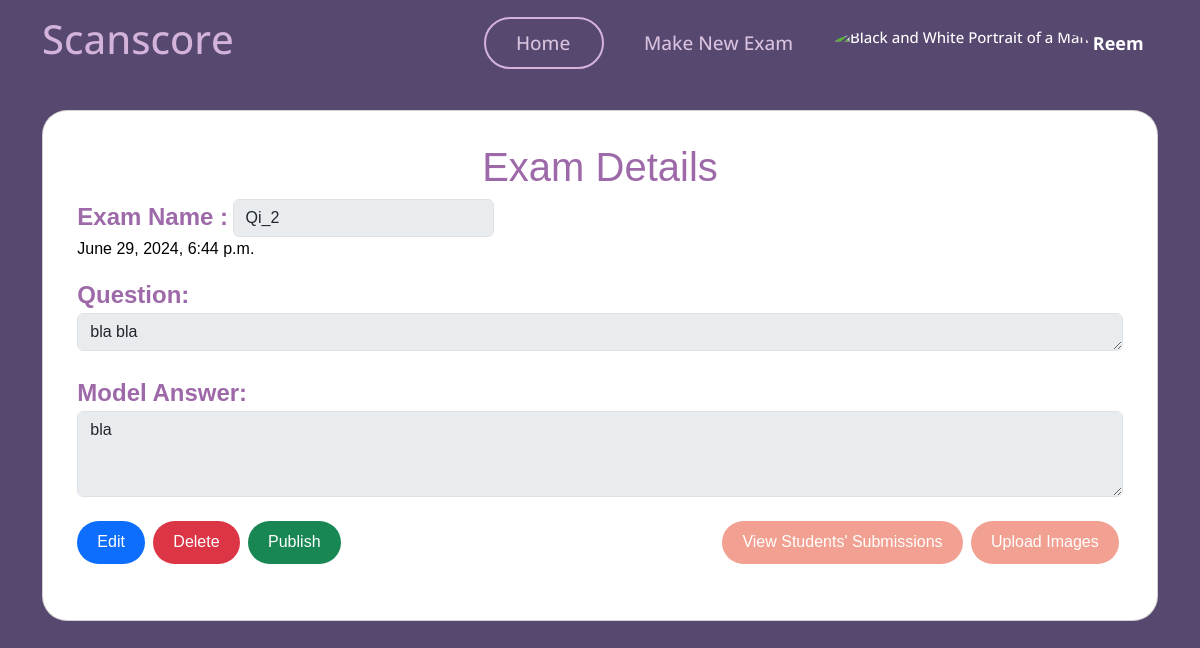
The app's page /teacher/exam/26/view/ (signed in), older data.
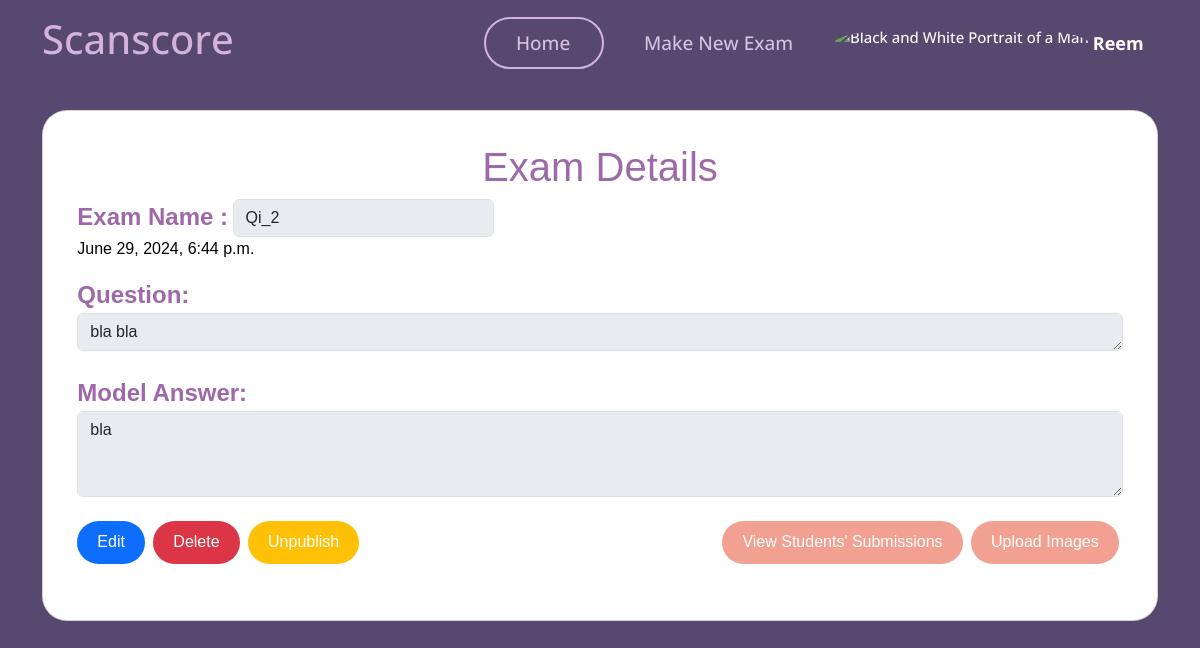
The same page, newer data.
### myapp/views.py (the view)
# urls.py: path('teacher/exam/<int:exam_id>/view/', views.view_exam_teacher, name='view_exam_teacher'),
@login_required
def view_exam_teacher(request, exam_id): #this will redirect to the specific exam page where the teacher can view the exam details
    exam = Exam.objects.get(pk=exam_id)
    exam_submissions = ExamSubmission.objects.filter(exam=exam)
    if not (request.user == exam.teacher or hasattr(request.user, 'teacher')):
        return HttpResponseForbidden("You are not authorized to view this exam.")
    return render(request, 'myapp/teacher/view_exam.html', {'exam': exam, 'exam_submissions': exam_submissions})

### templates/myapp/teacher/view_exam.html (shortened to what the changed rows need)
{% load static %}
<!DOCTYPE html>
<html lang="en">
<head>
    <link href="{% static 'vendor/aos/aos.css' %}" rel="stylesheet">
    <link href="{% static 'vendor/bootstrap/css/bootstrap.min.css' %}" rel="stylesheet">
    <link href="{% static 'vendor/bootstrap-icons/bootstrap-icons.css' %}" rel="stylesheet">
    <link href="{% static 'vendor/boxicons/css/boxicons.min.css' %}" rel="stylesheet">
    <link href="{% static 'vendor/glightbox/css/glightbox.min.css' %}" rel="stylesheet">
    <link href="{% static 'vendor/remixicon/remixicon.css' %}" rel="stylesheet">
    <link href="{% static 'vendor/swiper/swiper-bundle.min.css' %}" rel="stylesheet">
    <link href="{% static 'css/style.css' %}" rel="stylesheet">
</head>
<body>
    <header id="header">
        <div class="container align-items-center justify-content-between">
            <h1 class="me-auto"><a href="{% url 'teacher_dashboard' %}" style="color: #d4b3db;">Scanscore</a></h1>
        </div>
    </header>
    <section class="align-items-center"
        style="font-family: Arial, Helvetica, sans-serif;background: transparent; padding-top: 2%;">
        <div class="container">
            <div class=" justify-content-center order-2 order-lg-1" data-aos="fade-up"
                data-aos-delay="200">
                <div class="card text-black"
                    style="border-radius: 25px; padding-bottom: 5%;padding-left: 2%; padding-right: 2%;">
                    {% block content %}
                    <div class="container" style="padding-top: 3%;">
                        <h1 style="color: #9e69a9;text-align: center;" >Exam Details</h1>
                        <br>
                        <br>
                        <div class="d-flex justify-content-between exam-buttons">
                            <div style="flex-grow: 1;">
                                {% if not exam.is_active %}
                                <form action="{% url 'publish_exam' exam.id %}" method="post" class="d-inline me-1">
                                    <button type="submit" class="btn btn-success"
                                        onclick="return confirm('Are you sure you want to make the exam available for students?');">Publish</button>
                                </form>
                                {% else %}
                                <form action="{% url 'unpublish_exam' exam.id %}" method="post" class="d-inline me-1">
                                    <button type="submit" class="btn btn-warning"
                                        onclick="return confirm('Are you sure you want to make the exam unavailable for students?');">Unpublish</button>
                                </form>
                                {% endif %}
                            </div>
                        </div>
                    </div>
                    {% endblock %}
                </div>
            </div>
    </section>
</body>
</html>

Row changes from the older to the newer data that the page shows:
changed Exam "Qi_2": is_active False → True (drawn)
Text that changed along with them:
text no longer shown: "Publish"
text now shown: "Unpublish"
